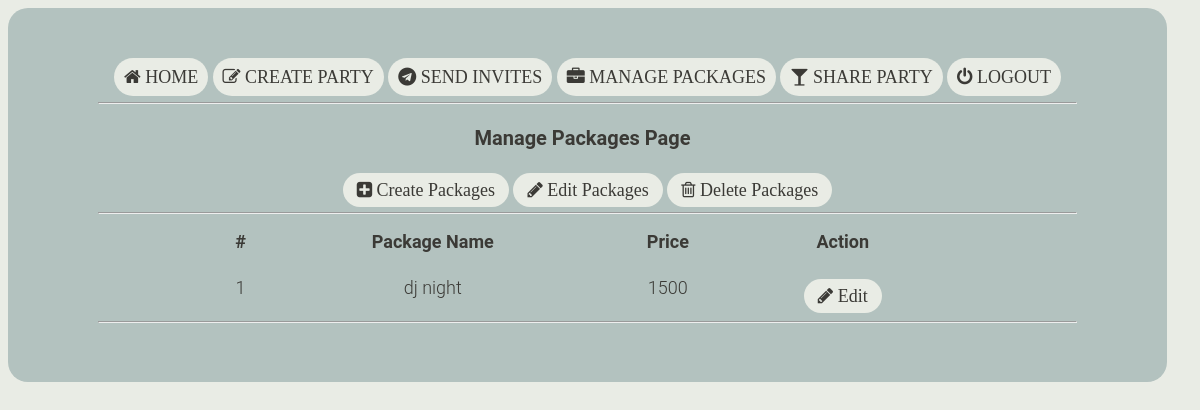
Screenshot of /emp/e_package.php (signed in) with the database file from the repository.
### tables this page shows
CREATE TABLE IF NOT EXISTS `package` (
  `pno` int(10) NOT NULL AUTO_INCREMENT,
  `pname` varchar(50) NOT NULL,
  `club` varchar(50) NOT NULL,
  `artist` varchar(50) NOT NULL,
  `com` varchar(50) NOT NULL,
  `total` varchar(50) NOT NULL,
  PRIMARY KEY (`pno`)
);

### emp/e_package.php (the view, shortened to what this page needs)
<?php
	if(isset($_SESSION['username']))
	{
?>
<!DOCTYPE html>
<html>
<head>
	<link rel="stylesheet" href="../CSS/CSS2.css">
	<link rel="stylesheet" href="https://cdnjs.cloudflare.com/ajax/libs/font-awesome/4.7.0/css/font-awesome.min.css">
</head>
<body>
<div class="container">
<div class="center">
<center>
<a href="e_home.php" ><label class="fa fa-home"> HOME </label></a>
<a href="party.php"><label class="fa fa-pencil-square-o"> CREATE PARTY </label></a>
<a href="invite.php" ><label class="fa fa-telegram"> SEND INVITES </label></a>
<a href="manage.php"><label class="fa fa-briefcase"> MANAGE PACKAGES </label></a>
<a href="share.php"><label class="fa fa-glass"> SHARE PARTY </label></a>
<a href="logout.php" ><label class="fa fa-power-off"> LOGOUT </label></a>
<hr>
	<h2>Manage Packages Page</h2>
					<div class="dropdown">
						<button  class="dropbtn fa fa-plus-square"><a href="a_package.php"> Create Packages </a></button>
					</div>
					<div class="dropdown">
					  <button class="dropbtn fa fa-pencil "><a href="e_package.php"> Edit Packages </a></button>
					  </div>
					<div class="dropdown">
					  <button class="dropbtn fa fa-trash-o"><a href="d_package.php"> Delete Packages </a></button>
					</div>
					</center>
					<hr>
					<table border="0" cellspacing="0" cellpadding="2" align="center" >
<thead>
	<tr>
		<th> # </th>
		<th> Package Name </th>
		<th> Price </th>
		<th> Action </th>
	</tr>
</thead>
<tbody>
	<?php
		include('connect.php');
		$result = $db->prepare(" SELECT pno, pname, total FROM package");
		$result->execute();
		for($i=0; $row = $result->fetch(); $i++){
	?>
	<tr class="record">
		<td><?php echo $row['pno']; ?></td>
		<td><?php echo $row['pname']; ?></td>
		<td><?php echo $row['total']; ?></td>
		<td><a href="editform.php?pno=<?php echo $row['pno']; ?>"><div class="dropdown"><button class="dropbtn fa fa-pencil "> Edit </button></div></a></td>
	</tr>
	<?php
		}
	?>
</tbody>
</table>
<hr>
</div>
</div>
</body>
</html>
<?php
}
	else
	{
        header('Location: ../');
    }
?>

### CSS/CSS2.css (style rules this page uses)
body { font-family: "Roboto", arial, sans-serif; font-size: 18px; line-height: 1.9; font-weight: 300; color: #3b3a36; background-color: #e9ece5; }
hr { display: block; margin-top: 5.5px; margin-bottom: 0.5em; margin-left: auto; margin-right: auto; border-style: inset; border-width: 1px; background-color:#3b3a36; }
.center { position: relative; background-color: #b3c2bf; margin-top:0px; margin-right:25px; width: auto; border: 0px; height: auto; border-radius: 20px 20px 20px 20px; padding: 50px 90px; }
.container { position: relative; align-items: center; margin-top: 0px; margin-left: auto; margin-right: auto; margin-bottom: auto; width: auto; padding: 0px 30px ; }
label { position: center; align-content: center; background-color: #e9ece5; color: white; padding: 10px 10px; text-align: center; text-decoration: none; display: inline-block; color: #3b3a36; border: 0px; border-radius: 20px 20px 20px 20px; }
a:link, a:visited { background-color: transparent; text-align: center; text-decoration: none; color: #3b3a36; }
h2 { position: relative; margin-top: 15px; margin-right: 10px; margin-bottom: auto; font-size: 20px; font-weight: bold; text-align: center; }
table { position: relative; width: 75%; align-content:center; text-align: center; }
th { position: relative; width: auto; text-align: center; }
td { position: relative; width: auto; text-align: center; }
.dropbtn { background-color: #e9ece5; color: #3b3a36; padding: 8px 14px; width: 100%; font-size: 12px; border: none; font-weight: bold; cursor: pointer; border-radius: 30px 30px 30px 30px; }
.dropdown { margin-top: 16px; position: relative; display: inline-block; }
.fa { font-weight: bold; }

### rows the page displays
package: pno "1", pname "dj night", total "1500"
